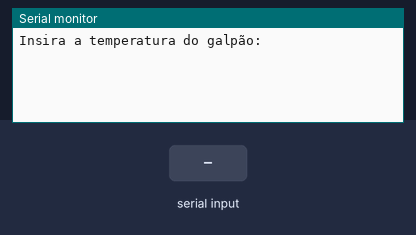
Simulated run of this sketch. Board: Arduino Uno, built with avr-gcc and run on an emulated ATmega328P. On the bench: the last lines printed to the serial monitor. The test bench sets the inputs (shaded band).

Above: at 1.2 s.
1.3 s: "90,45\n" received over Serial
At 2.9 s:
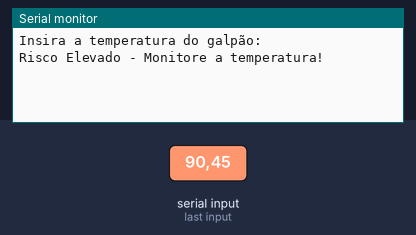
3.8 s: "5\n" received over Serial
At 5.8 s:
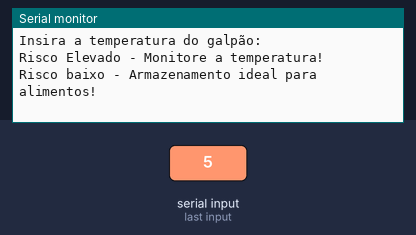

Measured:
- after the input at 1.3 s, the serial monitor: prints a new line after 1.0 s (image 1)
- after the input at 3.8 s, the serial monitor: prints a new line after 1.0 s (image 2)

The sketch:

ex5_prova1T.ino
```cpp
void setup() {
  Serial.begin(9600);
  while(!Serial){

  }
  Serial.print("Insira a temperatura do galpão: ");
}

void loop() {
  if(Serial.available() >0){
    String input = Serial.readString();
    float t = input.toFloat();

    if(t<10){
      Serial.println("\nRisco baixo - Armazenamento ideal para alimentos!");
    }else if(t>=10 && t<=0){
      Serial.println("\nRisco Moderado - Condoções aceitaveis!");
    }else if((t>=1 && 10) || t ==15){
      Serial.println("\nRisco Elevado - Monitore a temperatura!");
    }else{
      Serial.println("\nRisco Crítico - Ação imediáta necessária!");
    }
  }

}
```
